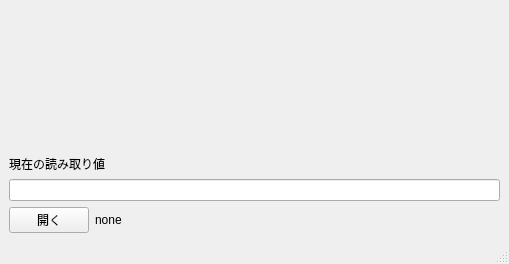
<?xml version="1.0" encoding="UTF-8"?>
<ui version="4.0">
 <class>MainForm</class>
 <widget class="QMainWindow" name="MainForm">
  <property name="geometry">
   <rect>
    <x>0</x>
    <y>0</y>
    <width>509</width>
    <height>264</height>
   </rect>
  </property>
  <property name="windowTitle">
   <string>MainWindow</string>
  </property>
  <widget class="QWidget" name="centralwidget">
   <layout class="QVBoxLayout" name="verticalLayout">
    <item>
     <widget class="QStackedWidget" name="stw_main"/>
    </item>
    <item>
     <widget class="QLabel" name="lbl_read_value">
      <property name="text">
       <string>現在の読み取り値</string>
      </property>
     </widget>
    </item>
    <item>
     <widget class="QLineEdit" name="txt_read_value"/>
    </item>
    <item>
     <layout class="QHBoxLayout" name="horizontalLayout">
      <item>
       <widget class="QPushButton" name="btn_file">
        <property name="text">
         <string>開く</string>
        </property>
       </widget>
      </item>
      <item>
       <widget class="QLabel" name="lbl_file">
        <property name="text">
         <string>none</string>
        </property>
       </widget>
      </item>
      <item>
       <spacer name="horizontalSpacer">
        <property name="orientation">
         <enum>Qt::Horizontal</enum>
        </property>
        <property name="sizeHint" stdset="0">
         <size>
          <width>40</width>
          <height>20</height>
         </size>
        </property>
       </spacer>
      </item>
     </layout>
    </item>
   </layout>
  </widget>
  <widget class="QMenuBar" name="menubar">
   <property name="geometry">
    <rect>
     <x>0</x>
     <y>0</y>
     <width>509</width>
     <height>22</height>
    </rect>
   </property>
  </widget>
  <widget class="QStatusBar" name="statusbar"/>
 </widget>
 <resources/>
 <connections/>
</ui>
